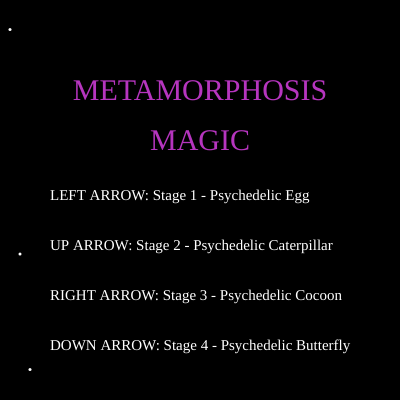
Frame 1 (no input)
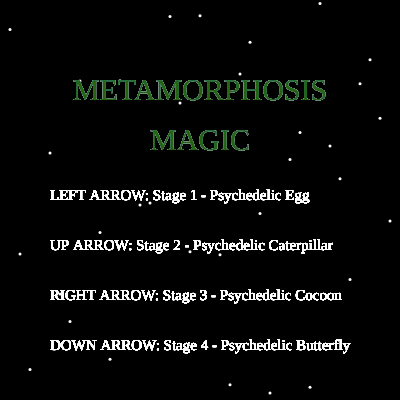
Frame 60 (no input)
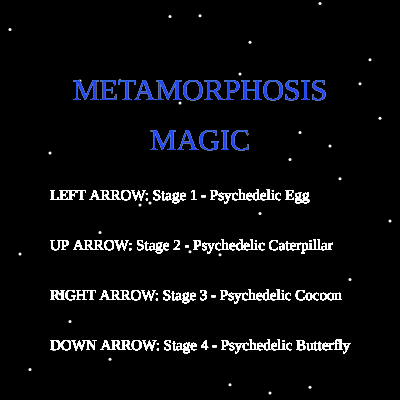
Frame 120 (the mouse pressed at the canvas centre since frame 60)

The p5.js sketch that drew these frames (run headless with seeded random() and noise() and a simulated clock; from frame 60 on, the mouse is pressed at the canvas centre):

// p5.js sketch
// ── sketch.js
// Left Arrow: Egg
// Up Arrow: Caterpillar
// Right Arrow: Cocoon
// Down Arrow: Butterfly

let state = "first";
let cPillarX = 0;
let angleB = 1;
let angleSpeed = 0.01;
let rScaler = 1;
let angle = 45;
let angle1 = 0;
let angle2 = 180;
let angleButter = 45;
let amplitude = 50;
let speed = 0.05;
let scaleFactor = 0.75;
let q, z;
let r, g, b;
let eggX1, eggX2, eggX3;
let eggY1, eggY2, eggY3;
let eggPlace = false;
let circles = [];
let maxCircles = 12;
let circleCount = true;
let shape = false;
let colorCoc;

function setup() {
  createCanvas(400, 400);
  background(0);
  q = 0;
  z = height / 2;
  colorCoc = color(255, 255, 255);
}

function draw() {
  if (state == "first") {
    push();
    r = random() * 255;
    g = random() * 255;
    b = random() * 255;
    fill(r, g, b);
    textSize(30);
    textAlign(CENTER);
    textFont("Georgia");
    text("METAMORPHOSIS", width / 2, height / 2 - 100);
    text("MAGIC", width / 2, height / 2 - 50);
    q = q + 10;
     fill(255, 255, 255);
  textSize(15);
  textAlign(LEFT);
  textFont("Georgia");
  text("LEFT ARROW: Stage 1 - Psychedelic Egg", 50, 200);
  text("UP ARROW: Stage 2 - Psychedelic Caterpillar", 50, 250);
  text("RIGHT ARROW: Stage 3 - Psychedelic Cocoon", 50, 300);
    text("DOWN ARROW: Stage 4 - Psychedelic Butterfly", 50, 350);

    z = height / 2 + sin(z * 0.3) * 100 - 140;
    noStroke();
    fill(255);
    ellipse(q, z, 3, 3);

    q = q + 10;
    z = height / 2 + sin(z * 0.3) * 100;
    noStroke();
    fill(255);
    ellipse(q, z, 3, 3);

    q = q + 10;
    z = height / 2 + sin(z * 0.3) * 100 + 100;
    noStroke();
    fill(255);
    ellipse(q, z, 3, 3);

    q = q + 10;
    z = height / 2 + sin(z * 0.3) * 100 - 200;
    noStroke();
    fill(255);
    ellipse(q, z, 3, 3);
    pop();
  } else {
    if (state == "egg") {
      drawEgg();
    } else if (state == "caterpillar") {
      drawCaterpillar();
    } else if (state == "cocoon") {
      drawCocoon();
    } else if (state == "butterfly") {
      drawButterfly();
    }
  }
}

function keyPressed() {
  if (keyCode == LEFT_ARROW) {
    state = "egg";
  } else if (keyCode == UP_ARROW) {
    state = "caterpillar";
  } else if (keyCode == RIGHT_ARROW) {
    state = "cocoon";
  } else if (keyCode == DOWN_ARROW) {
    state = "butterfly";
  }
}

//background(0);

function drawEgg(q, z) {
  background(0);
  z = height / 2;
  for (q = 0; q < 400; q += 30) {
    z = height / 2 + sin(z * 0.3) * 100 - 140;
    noStroke();
    fill(255);
    ellipse(q, z, 3, 3);
  }

  for (q = 0; q < 400; q += 30) {
    z = height / 2 + sin(z * 0.3) * 100 + 100;
    noStroke();
    fill(255);
    ellipse(q, z, 3, 3);
  }

  for (q = 0; q < 400; q += 30) {
    z = height / 2 + sin(z * 0.3) * 100 - 200;
    noStroke();
    fill(255);
    ellipse(q, z, 3, 3);
  }

  //Heading
  push();
  r = random() * 255;
  g = random() * 255;
  b = random() * 255;
  fill(r, g, b);

  textSize(20);
  textAlign(CENTER);
  textFont("Georgia");
  text("STAGE 1: PSYCHEDELIC EGG", width / 2, 40);
  pop();

  fill(255, 255, 255);
  textSize(14);
  textAlign(CENTER);
  textFont("Georgia");
  text("Hover mouse over leaf & press ENTER to lay egg.", width / 2, 75);

  textSize(14);
  textAlign(CENTER);
  textFont("Georgia");
  text("Click on the egg to hatch a caterpillar.", width / 2, 380);

  // Leaf shape
  push();
  translate(width / 2, height / 2 + 100);

  // Stem
  fill(139, 69, 19);
  noStroke();
  rect(-5, -7, 8, 60);

  // Leaf
  fill(0, 128, 0);
  noStroke();
  beginShape();
  vertex(0, 0);
  bezierVertex(-30, -50, -150, -100, 0, -200);
  endShape(CLOSE);
  beginShape();
  vertex(0, 0);
  bezierVertex(30, -50, 150, -100, 0, -200);
  endShape(CLOSE);

  stroke(0);
  strokeWeight(1.5);
  line(0, -20, 0, -180);

  pop();

  // Egg
  push();
  r = random() * 255;
  g = random() * 255;
  b = random() * 255;
  stroke(r, g, b);
  strokeWeight(3);
  fill(255, 255, 230);

  if (keyIsPressed) {
    if (keyCode == ENTER && eggPlace == false) {
      ellipse(eggX1, eggY1, 40, 60);
      eggX1 = mouseX;
      eggY1 = mouseY;
      eggPlace = true;
    }
  }

  ellipse(eggX1, eggY1, 40, 60);

  //ellipse(width / 2, height / 2 + 30, 10, 20);
  //ellipse(width / 2 + 25, height / 2 + 10, 10, 20);
  //ellipse(width / 2 - 25, height / 2 + 10, 10, 20);

  pop();

  if (
    mouseIsPressed &&
    mouseX >= eggX1 - 20 &&
    mouseX <= eggX1 + 20 &&
    mouseY >= eggY1 - 30 &&
    mouseY <= eggY1 + 30
  ) {
    drawCaterpillar();
    state = "caterpillar";
  }
}

cPillarX += 0.1;

// Caterpillar

function drawCaterpillar(q, z) {
  background(0);

  z = height / 2;
  for (q = 0; q < 400; q += 30) {
    z = height / 2 + sin(z * 0.3) * 100 - 140;
    noStroke();
    fill(255);
    ellipse(q, z, 3, 3);
  }

  for (q = 0; q < 400; q += 30) {
    z = height / 2 + sin(z * 0.3) * 100 + 100;
    noStroke();
    fill(255);
    ellipse(q, z, 3, 3);
  }

  for (q = 0; q < 400; q += 30) {
    z = height / 2 + sin(z * 0.3) * 100 - 200;
    noStroke();
    fill(255);
    ellipse(q, z, 3, 3);
  }
  //Heading
  push();
  r = random() * 255;
  g = random() * 255;
  b = random() * 255;
  fill(r, g, b);
  textSize(20);
  textAlign(CENTER);
  textFont("Georgia");
  text("STAGE 2: PSYCHEDELIC CATERPILLAR", width / 2, 40);
  pop();

  textSize(14);
  textAlign(CENTER);
  textFont("Georgia");
  text("Click on the leaf 12x to feed the caterpillar.", width / 2, 70);
  text(
    "Press RIGHT ARROW for the next stage.",
    width / 2,
    370
  );
  // Leaf shape
  push();

  translate(width / 2 - 150, height / 2 + 100);

  rotate(angle);

  // Stem
  fill(139, 69, 19);
  noStroke();
  rect(-5, -7, 8, 60);

  // Leaf
  fill(0, 128, 0);
  noStroke();
  beginShape();
  vertex(0, 0);
  bezierVertex(-30, -50, -200, -100, 0, -400);
  endShape(CLOSE);
  beginShape();
  vertex(0, 0);
  bezierVertex(30, -50, 200, -100, 0, -400);
  endShape(CLOSE);

  stroke(0);
  strokeWeight(1.5);
  line(0, -50, 0, -280);

  pop();

  // food
  if (!shape && circles.length < maxCircles) {
    for (let i = 0; i < circles.length; i++) {
      let circle = circles[i];
      //fill(0,102,0);
      fill(0, 0, 0);
      noStroke();
      ellipse(circle.x, circle.y, 10, 20);
    }
  }else{

    angleB += angleSpeed;
    r = map(sin(angleB), -1, 1, 0, 255);
    b = map(cos(angleB), -1, 1, 0, 255);
    g = 100;
    stroke(r, g, b);
    strokeWeight(2);
    cPillarX += 0.05;

    push();

    //Legs
    line(110 + cPillarX, 275, 110 + cPillarX, 285);
    line(130 + cPillarX, 265, 130 + cPillarX, 280);
    line(150 + cPillarX, 275, 150 + cPillarX, 285);
    line(170 + cPillarX, 275, 170 + cPillarX, 280);
    line(190 + cPillarX, 265, 190 + cPillarX, 275);
    line(210 + cPillarX, 265, 210 + cPillarX, 275);
    line(230 + cPillarX, 275, 230 + cPillarX, 285);
    line(250 + cPillarX, 265, 250 + cPillarX, 280);
    line(280 + cPillarX, 285, 280 + cPillarX, 295);
    line(305 + cPillarX, 280, 305 + cPillarX, 290);

    // Circles
    push();
    strokeWeight(1);
    push();
    angleB += angleSpeed;
    r = map(sin(angleB), -1, 1, 0, 255);
    b = map(cos(angleB), -1, 1, 0, 255);
    g = 100;
    fill(r, g, b);
    stroke(0);
    circle(60 + cPillarX, 225, 30);
    circle(85 + cPillarX, 240, 40);
    circle(120 + cPillarX, 250, 50);
    circle(160 + cPillarX, 245, 60);
    circle(200 + cPillarX, 240, 60);
    circle(240 + cPillarX, 245, 60);
    circle(290 + cPillarX, 250, 70);
    circle(340 + cPillarX, 230, 80);

    pop();

    // Caterpillar's head
    push();
    fill(0);
    circle(355 + cPillarX, 225, 15);
    line(320 + cPillarX, 195, 320 + cPillarX, 180);
    line(340 + cPillarX, 190, 340 + cPillarX, 180);
    pop();

    //pop();

    if (cPillarX + 100 > width) {
      cPillarX = -100;
    }
    shape = true;
  }
  //push();
}

function mousePressed() {
  if (circleCount && circles.length < maxCircles) {
    let newCircle = {
      x: mouseX,
      y: mouseY,
    };
    circles.push(newCircle);

    if (circles.length == maxCircles) {
      circleCount = false;
    }
  }
  
}

//Cocoon

function drawCocoon() {
  background(0);

  z = height / 2;
  for (q = 0; q < 400; q += 30) {
    z = height / 2 + sin(z * 0.3) * 100 - 140;
    noStroke();
    fill(255);
    ellipse(q, z, 3, 3);
  }

  for (q = 0; q < 400; q += 30) {
    z = height / 2 + sin(z * 0.3) * 100 + 100;
    noStroke();
    fill(255);
    ellipse(q, z, 3, 3);
  }

  for (q = 0; q < 400; q += 30) {
    z = height / 2 + sin(z * 0.3) * 100 - 200;
    noStroke();
    fill(255);
    ellipse(q, z, 3, 3);
  }

  //Heading
  push();
  r = random() * 255;
  g = random() * 255;
  b = random() * 255;
  fill(r, g, b);
  textSize(20);
  textAlign(CENTER);
  textFont("Georgia");
  text("STAGE 3: PSYCHEDELIC COCOON", width / 2, 70);
  pop();

  //Tree Branch
  push();
  stroke(102, 51, 0);
  strokeWeight(30);
  line(0, height / 2, 400, height / 2 - 100);

  triangle(
    width / 2,
    height / 2 - 20,
    width / 2 - 2,
    height / 2 - 25,
    width / 2 + 5,
    height / 2 - 30
  );
  pop();

  stroke(r, g, b);

  if (mouseIsPressed) {
    if (mouseX > 10 && mouseX < 50 && mouseY > 300 && mouseY < 340) {
      // yellow
      r = 204;
      g = 204;
      b = 0;
      colorCoc = color(r, g, b);
    } else if (mouseX > 10 && mouseX < 50 && mouseY > 350 && mouseY < 390) {
      r = 41;
      g = 163;
      b = 41;
      colorCoc = color(r, g, b);
    } else if (mouseX > 10 && mouseX < 50 && mouseY > 250 && mouseY < 290) {
      r = random()*255;
      g = random()*255;
      b = random()*255;
      colorCoc = color(r,g,b);
  }
  }

  fill(colorCoc);
  ellipse(width / 2, height / 2 + 85, 120, 170);

  stroke(255);
  fill(204, 204, 0);
  rect(10, 300, 40, 40);
  fill(41, 163, 41);
  rect(10, 350, 40, 40); 
  fill(0,0,0);
  rect(10, 250, 40, 40);
  strokeWeight(2);
  stroke(r, g, b);
  textSize(30);
  fill(255,255,255);
  textAlign(CENTER);
  textFont("Georgia");
  noStroke();
  text("?", 30, 280);

  stroke(255, 255, 255);
  curve(104, 215, 185, 215, 220, 215, 328, 215);
  curve(104, 236, 160, 253, 240, 253, 308, 254);
  curve(104, 336, 170, 353, 230, 353, 300, 354);
  curve(104, 300, 155, 300, 245, 300, 328, 300);
  
  push();
  textSize(14);
  textAlign(CENTER);
  textFont("Georgia");
  noStroke();
  fill(255,255,255);
  text("Choose your cocoon color.", width/2, 100);
  text(
    "Press DOWN ARROW for the next stage.",
    width / 2,
    390
  );
  pop();
  
  }

//Butterfly ---------
function drawButterfly() {
  background(0);
  z = height / 2;
  for (q = 0; q < 400; q += 30) {
    z = height / 2 + sin(z * 0.3) * 100 - 140;
    noStroke();
    fill(255);
    ellipse(q, z, 3, 3);
  }

  for (q = 0; q < 400; q += 30) {
    z = height / 2 + sin(z * 0.3) * 100 + 100;
    noStroke();
    fill(255);
    ellipse(q, z, 3, 3);
  }

  for (q = 0; q < 400; q += 30) {
    z = height / 2 + sin(z * 0.3) * 100 - 200;
    noStroke();
    fill(255);
    ellipse(q, z, 3, 3);
  }

  //Heading
  push();
  r = random() * 255;
  g = random() * 255;
  b = random() * 255;
  fill(r, g, b);
  textSize(20);
  textAlign(CENTER);
  textFont("Georgia");
  text("STAGE 4: PSYCHEDELIC BUTTERFLY", width / 2, 70);
  pop();

  scale(scaleFactor);

  let xOffset = amplitude * sin(angleB);
  translate(xOffset + 50, 0 + 50);

  
  //Antenna
  stroke(r, g, b);
  line(191, 110, 160, 69);
  line(208, 110, 230, 69);

  angleB += angleSpeed;
  r = map(sin(angleB), -1, 1, 0, 255);
  b = map(cos(angleB), -1, 1, 0, 255);
  g = 0;
  fill(r, g, b);
  noStroke();

  //Wing left bottom
  beginShape();
  curveVertex(182, 212);
  curveVertex(60, 256);
  curveVertex(38, 356);
  curveVertex(127, 362);
  curveVertex(183, 287);
  endShape(CLOSE);

  push();
  angleB += angleSpeed;
  r = map(sin(angleB), -1, 1, 0, 255);
  b = map(cos(angleB), -1, 1, 0, 255);
  g = 100;
  fill(r, g, b);
  noStroke();

  beginShape();
  curveVertex(182, 212);
  curveVertex(60 + 20, 256);
  curveVertex(38 + 20, 356 - 20);
  curveVertex(127, 362 - 25);
  curveVertex(183, 287 - 30);
  endShape(CLOSE);
  pop();

  //wing right bottom
  beginShape();
  curveVertex(width - 182, 212);
  curveVertex(width - 60, 256);
  curveVertex(width - 38, 356);
  curveVertex(width - 127, 362);
  curveVertex(width - 183, 287);
  endShape(CLOSE);

  push();
  angleB += angleSpeed;
  r = map(sin(angleB), -1, 1, 0, 255);
  b = map(cos(angleB), -1, 1, 0, 255);
  g = 100;
  fill(r, g, b);
  noStroke();
  beginShape();
  curveVertex(width - 182, 212);
  curveVertex(width - 60 - 20, 256);
  curveVertex(width - 38 - 20, 356 - 20);
  curveVertex(width - 127, 362 - 25);
  curveVertex(width - 183, 287 - 30);
  endShape(CLOSE);
  pop();

  //wing left top
  beginShape();
  curveVertex(191, 130);
  curveVertex(111, 95);
  curveVertex(20, 70);
  curveVertex(40, 150);
  curveVertex(50, 250);
  curveVertex(183, 217);
  endShape(CLOSE);

  beginShape();
  curveVertex(191, 130);
  curveVertex(111, 95);
  curveVertex(20, 70);
  curveVertex(40, 150);
  curveVertex(50, 250);
  curveVertex(183, 217);
  endShape(CLOSE);

  push();
  angleB += angleSpeed;
  r = map(sin(angleB), -1, 1, 0, 255);
  b = map(cos(angleB), -1, 1, 0, 255);
  g = 100;
  fill(r, g, b);
  noStroke();
  beginShape();
  curveVertex(191, 130 + 20);
  curveVertex(111, 95 + 20);
  curveVertex(20 + 20, 70 + 20);
  curveVertex(40 + 20, 150);
  curveVertex(50 + 20, 250 - 20);
  curveVertex(183, 217 - 20);
  endShape(CLOSE);
  pop();

  //wing right top
  beginShape();
  curveVertex(width - 191, 130);
  curveVertex(width - 111, 95);
  curveVertex(width - 20, 70);
  curveVertex(width - 40, 150);
  curveVertex(width - 50, 250);
  curveVertex(width - 183, 217);
  endShape(CLOSE);

  push();
  //angleB += angleSpeed;
  r = map(sin(angleB), -1, 1, 0, 255);
  b = map(cos(angleB), -1, 1, 0, 255);
  g = 100;
  fill(r, g, b);
  noStroke();
  beginShape();
  curveVertex(width - 191, 130 + 20);
  curveVertex(width - 111, 95 + 20);
  curveVertex(width - 20 - 20, 70 + 20);
  curveVertex(width - 40 - 20, 150);
  curveVertex(width - 50 - 20, 250 - 20);
  curveVertex(width - 183, 217 - 20);
  endShape(CLOSE);
  pop();

  //Antenna
  line(191, 110, 160, 69);
  line(208, 110, 230, 69);

  //body
  ellipse(width / 2, height / 2 + 30, 35, 200);
  //head
  ellipse(width / 2, height / 2 - 75, 35, 35);
  angleButter += speed;

  push();

  pop();
  if (!shape && circles.length < maxCircles) {
    for (let i = 0; i < circles.length; i++) {
      let circle = circles[i];
      r = map(sin(angleB), -1, 1, 0, 255);
      b = map(cos(angleB), -1, 1, 0, 255);
      g = 0;
      fill(r,g,b);
      noStroke();
      ellipse(circle.x, circle.y, 20, 30);
    }
  }
  push();
  translate(-xOffset + 50, 0 + 50);
  

}
  

// ── style.css
html, body {
  margin: 0;
  padding: 0;
  background-color: lightblue;
}
h1{
  color:black;
  background-color:#82775a;
  font-family:Helvetica, Arial, sans-serif;
  font-size: 50px;
  font-style: italic;
  font-weight: bold;
  text-align: center;
}
p{
  color: black;
  font-family: 'Young Serif', serif;
  font-size: 30px;
}
canvas {
  display: block;
  margin: auto;
}

#myp5{
  border: 10px sandybrown;
}
